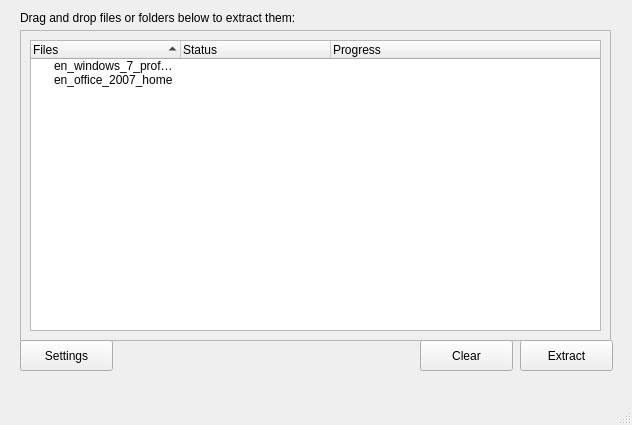
<?xml version="1.0" encoding="UTF-8"?>
<ui version="4.0">
 <class>MainWindow</class>
 <widget class="QMainWindow" name="MainWindow">
  <property name="geometry">
   <rect>
    <x>0</x>
    <y>0</y>
    <width>632</width>
    <height>425</height>
   </rect>
  </property>
  <property name="windowTitle">
   <string>ExtractPy</string>
  </property>
  <property name="windowIcon">
   <iconset>
    <normaloff>../UI/Resources/box-zipper.png</normaloff>../UI/Resources/box-zipper.png</iconset>
  </property>
  <property name="styleSheet">
   <string notr="true"/>
  </property>
  <widget class="QWidget" name="centralwidget">
   <widget class="QLabel" name="lbl_Instructions">
    <property name="geometry">
     <rect>
      <x>20</x>
      <y>10</y>
      <width>321</width>
      <height>16</height>
     </rect>
    </property>
    <property name="text">
     <string>Drag and drop files or folders below to extract them:</string>
    </property>
   </widget>
   <widget class="QFrame" name="frame">
    <property name="geometry">
     <rect>
      <x>20</x>
      <y>30</y>
      <width>591</width>
      <height>311</height>
     </rect>
    </property>
    <property name="frameShape">
     <enum>QFrame::StyledPanel</enum>
    </property>
    <property name="frameShadow">
     <enum>QFrame::Raised</enum>
    </property>
    <property name="lineWidth">
     <number>2</number>
    </property>
    <widget class="QTreeWidget" name="treeWidget">
     <property name="geometry">
      <rect>
       <x>10</x>
       <y>10</y>
       <width>571</width>
       <height>291</height>
      </rect>
     </property>
     <property name="acceptDrops">
      <bool>false</bool>
     </property>
     <property name="frameShadow">
      <enum>QFrame::Plain</enum>
     </property>
     <property name="tabKeyNavigation">
      <bool>true</bool>
     </property>
     <property name="dragDropMode">
      <enum>QAbstractItemView::DragDrop</enum>
     </property>
     <property name="sortingEnabled">
      <bool>true</bool>
     </property>
     <property name="animated">
      <bool>false</bool>
     </property>
     <property name="allColumnsShowFocus">
      <bool>false</bool>
     </property>
     <attribute name="headerDefaultSectionSize">
      <number>150</number>
     </attribute>
     <attribute name="headerHighlightSections">
      <bool>true</bool>
     </attribute>
     <attribute name="headerMinimumSectionSize">
      <number>125</number>
     </attribute>
     <column>
      <property name="text">
       <string>Files</string>
      </property>
     </column>
     <column>
      <property name="text">
       <string>Status</string>
      </property>
     </column>
     <column>
      <property name="text">
       <string>Progress</string>
      </property>
     </column>
     <item>
      <property name="text">
       <string>en_windows_7_professional</string>
      </property>
      <property name="text">
       <string/>
      </property>
      <property name="text">
       <string/>
      </property>
     </item>
     <item>
      <property name="text">
       <string>en_office_2007_home</string>
      </property>
      <property name="text">
       <string/>
      </property>
      <property name="text">
       <string/>
      </property>
     </item>
    </widget>
   </widget>
   <widget class="QPushButton" name="btn_Extract">
    <property name="geometry">
     <rect>
      <x>520</x>
      <y>340</y>
      <width>93</width>
      <height>31</height>
     </rect>
    </property>
    <property name="text">
     <string>Extract</string>
    </property>
   </widget>
   <widget class="QPushButton" name="btn_Clear">
    <property name="geometry">
     <rect>
      <x>420</x>
      <y>340</y>
      <width>93</width>
      <height>31</height>
     </rect>
    </property>
    <property name="text">
     <string>Clear</string>
    </property>
   </widget>
   <widget class="QPushButton" name="btn_Settings">
    <property name="geometry">
     <rect>
      <x>20</x>
      <y>340</y>
      <width>93</width>
      <height>31</height>
     </rect>
    </property>
    <property name="text">
     <string>Settings</string>
    </property>
   </widget>
  </widget>
  <widget class="QMenuBar" name="menubar">
   <property name="geometry">
    <rect>
     <x>0</x>
     <y>0</y>
     <width>632</width>
     <height>26</height>
    </rect>
   </property>
  </widget>
  <widget class="QStatusBar" name="statusbar"/>
 </widget>
 <resources/>
 <connections/>
</ui>
